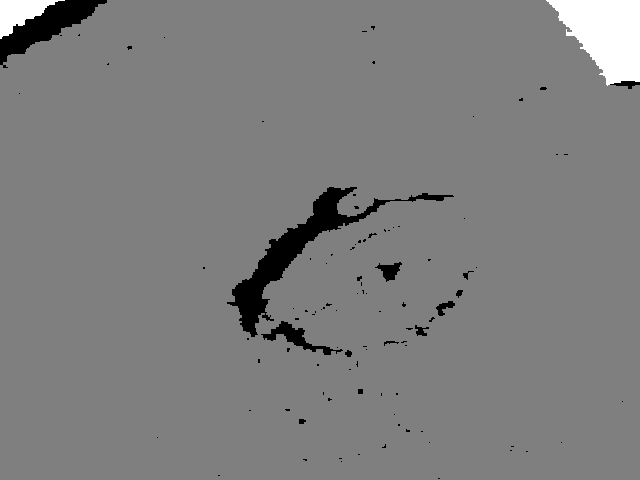
#> input picture data/depth_01.tiff, 640 x 480 px, found by its file name
$ python visualizeDepth.py
#> lines starting #> are read from the running program, lines starting #| are printed output that depends on the picture
#!/usr/bin/env python
import sys
# the mock-0.3.1 dir contains testcase.py, testutils.py & mock.py
sys.path.append('/home/monica/ros_catkin_ws_mine/src/skeleton/src/')
import imageio
import matplotlib.pyplot as plt
import cv2
import numpy as np


i = imageio.imread('/home/monica/ros_catkin_ws_mine/src/skeleton/data/depth_01.tiff')
#> i is the input picture: shape (480, 640) uint16; min 0, max 653, mean 332.1
print(type(i))
#| <class 'numpy.ndarray'>
nimg = np.array(i)


#img8 = cv2.imread('/home/monica/ros_catkin_ws_mine/src/skeleton/data/depth.tiff', )

#cv2.imshow('o',a)
#cv2.waitKey(0)

k = np.array([[249, 307],
 [305, 236],
 [159, 281],
 [271, 386],
 [361, 270],
                ])


plt.imshow(i)
plt.scatter(k[0,0], k[0,1], color="red") # plotting single point
plt.scatter(k[1,0], k[1,1], color="green") # plotting single point
plt.scatter(k[2,0], k[2,1], color="blue") # plotting single point
plt.scatter(k[3,0], k[3,1], color="black") # plotting single point
plt.scatter(k[4,0], k[4,1], color="white") # plotting single point
#for i in range(5):
#    plt.scatter(k[i,0], k[i,1], color="red") # plotting single point
plt.show()
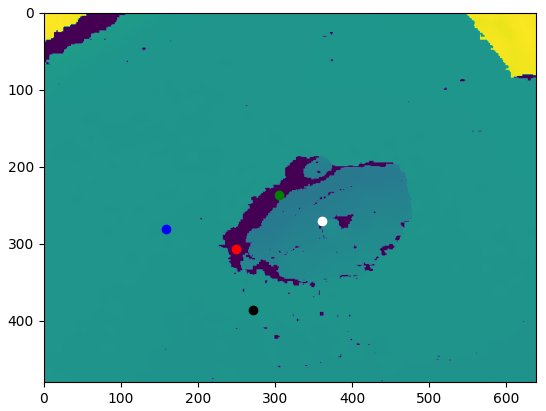
#> figure drawn by matplotlib, 1 panel
